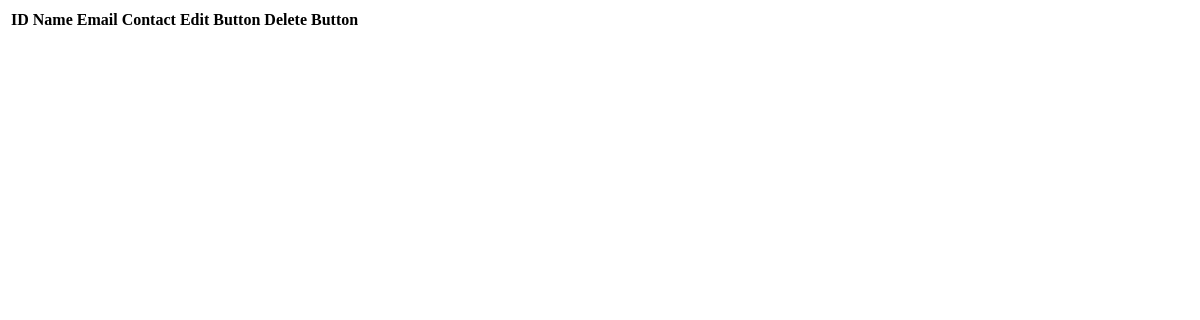
The app's page /showData, older data.
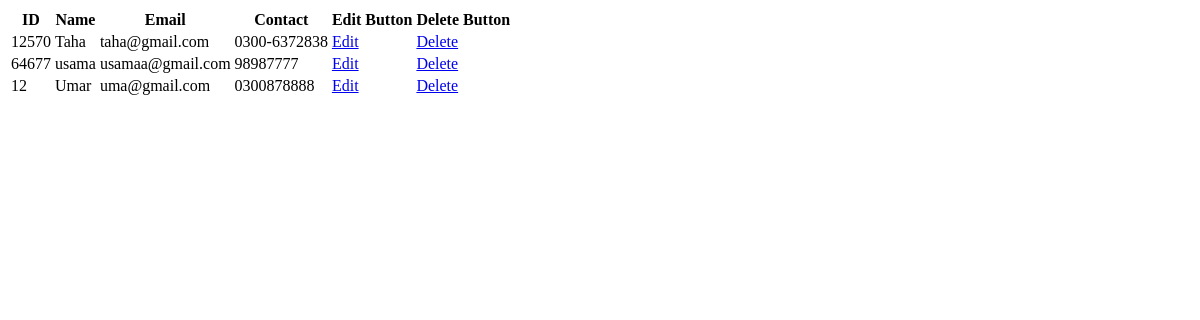
The same page, newer data.
### CrudOperation/models.py (models this page shows)
class Employee(models.Model):
    eid = models.CharField(max_length=20)
    ename = models.CharField(max_length=100)
    eemail = models.EmailField()
    econtact = models.CharField(max_length=30)

### CrudOperation/views.py (the view)
# urls.py: path('showData',views.showData),
def showData(request):
    employee = Employee.objects.all
    return render(request, 'showData.html' ,{'employee':employee})

### CrudOperation/templates/showData.html
<table>
   <tr>
    <th>ID</th>
    <th>Name</th>
    <th>Email</th>
    <th>Contact</th>
    <th>Edit Button</th>
    <th>Delete Button</th>
   </tr>
   {%for i in employee %}
     <tr>
        <td>{{i.eid}}</td>
        <td>{{i.ename}}</td>
        <td>{{i.eemail}}</td>
        <td>{{i.econtact}}</td>
        <td>
            <a href="edit/{{i.id}}">Edit</a>
        </td>
        <td>
         <a href="delete/{{i.id}}">Delete</a>
     </td>
     </tr>
   {% endfor %}
</table>

Row changes from the older to the newer data that the page shows:
added Employee: eid "12570", ename "Taha", eemail "taha@gmail.com", econtact "0300-6372838"
added Employee: eid "64677", ename "usama", eemail "usamaa@gmail.com", econtact "98987777"
added Employee: eid "12", ename "Umar", eemail "uma@gmail.com", econtact "0300878888"
